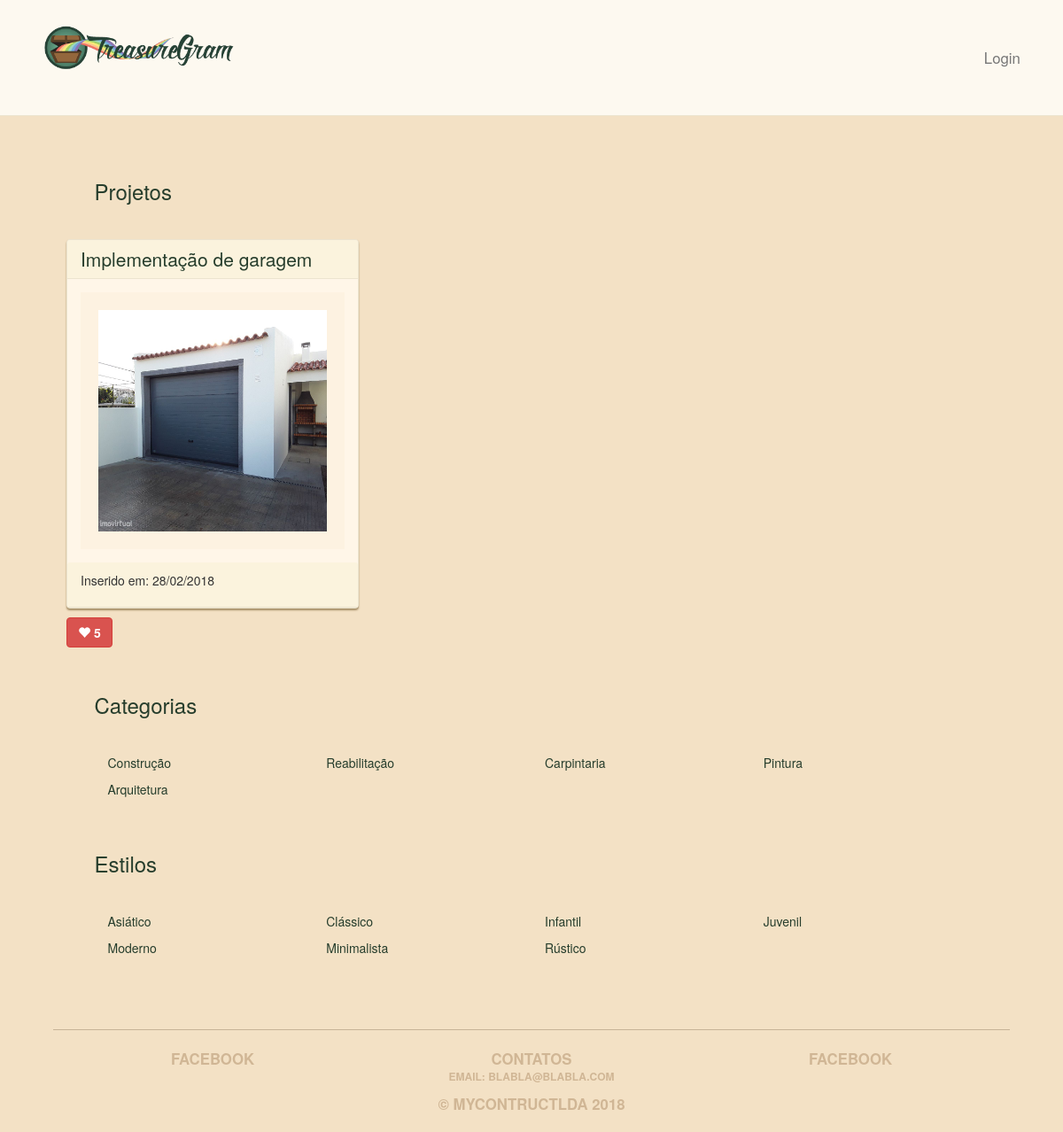
Before: / with the older database file.
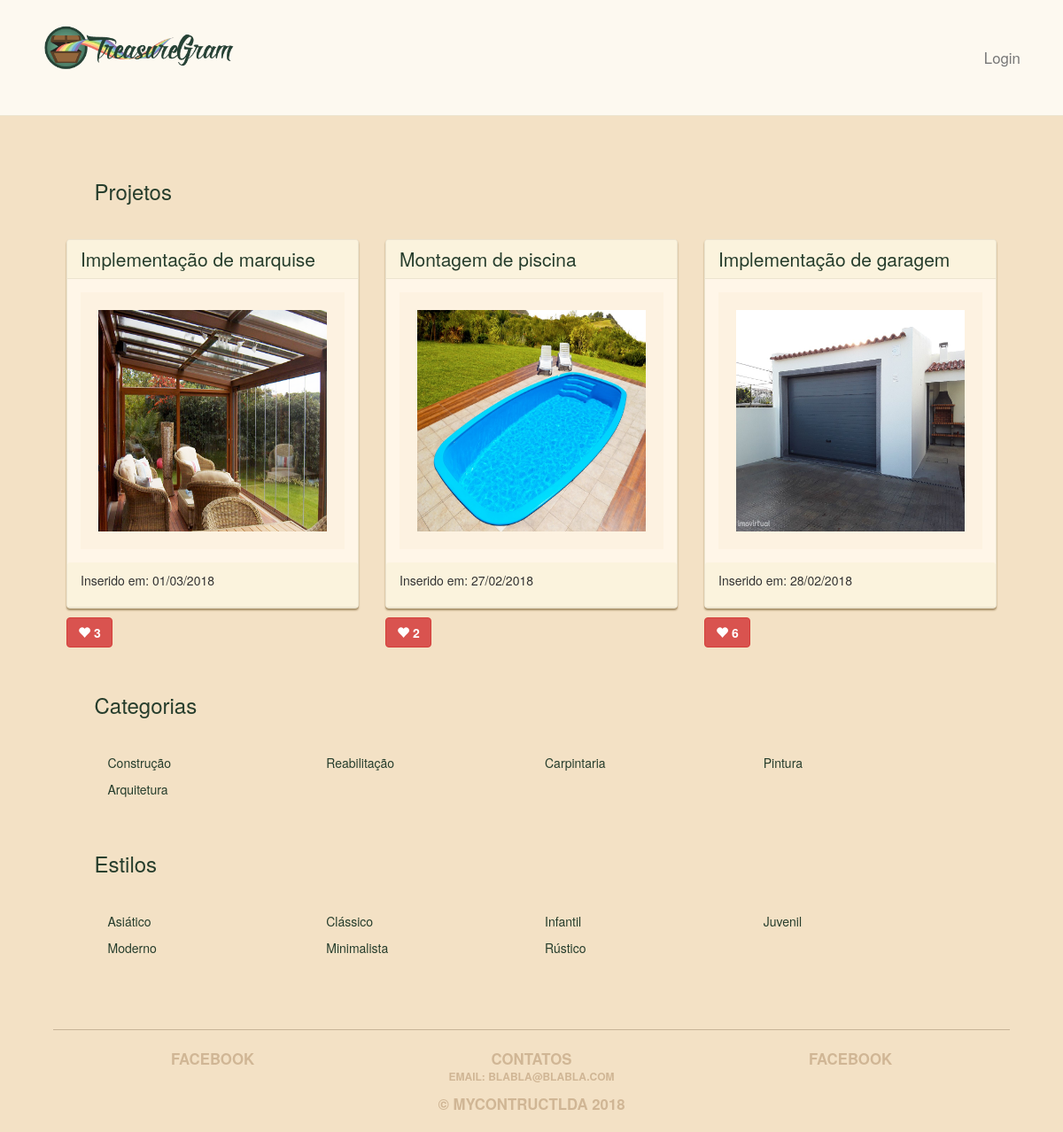
After: the same page with the newer database file.
### main_app/models.py (models this page shows, shortened)
class Projetos(models.Model):
    data_registo = models.CharField(max_length=100)
    distrito = models.CharField(max_length=100)
    titulo = models.CharField(max_length=100)
    descricao = models.CharField(max_length=250)
    divisao = models.ForeignKey('Divisao', on_delete=models.CASCADE)
    estilo = models.ForeignKey('Estilo', on_delete=models.CASCADE)
    imagem = models.ImageField(upload_to='treasure_images', default='media/default.png')
    likes = models.IntegerField(default=0)
    slug = models.SlugField(max_length=100, blank=True)

class Categoria(models.Model):
    categoria = models.CharField(max_length=100)

class Estilo(models.Model):
    estilo = models.CharField(max_length=100)

### main_app/views.py (the view)
# urls.py: 2. Add a URL to urlpatterns:  path('', views.home, name='home')
def home(request):
    treasures = Treasure.objects.all()
    categorias = Categoria.objects.all()
    estilos = Estilo.objects.all();
    projetos = Projetos.objects.all()
    form = TreasureForm()
    return render(request, 'home.html', {'treasures': treasures,'projetos':projetos, 'categorias': categorias,'estilos': estilos,'form':form})

### main_app/templates/home.html
{% extends 'base.html' %}
{% load staticfiles %}
{% block content %}
<div class="row" style="margin:3%">
    <h3>Projetos</h3>
</div>
<div class="row">
    {% for projeto in projetos|dictsort:'data_registo' %}
    <div class="col-md-4">
        <a href="/{{ projeto.slug }}/">
            <div class="treasure panel panel-default">
                <div class="panel-heading">
                    <h2 class="panel-title">{{ projeto.titulo }}</h2>
                </div>
                <div class="panel-body">
                    <div class="treasure-photo">
                        <img src="{{ projeto.imagem.url }}" alt="" height="250px" />
                    </div>
                </div>
                <div class="panel-heading">
                    <p>Inserido em: {{ projeto.data_registo }}</p>
                </div>
            </div>
        </a>
            <button id="likes" data-id="{{projeto.id}}" class="btn btn-mini btn-danger" type="button">
                    <span class="glyphicon glyphicon-heart"></span>{% if projeto.likes > 0 %} {{ projeto.likes }} {% endif %}
            </button>
    </div>
    {% endfor %}
</div>
<div class="row" style="margin:3%">
    <h3>Categorias</h3>
</div>
<div class="row" style="margin:3%">
      {% for categoria in categorias %}
      <div class="col-md-3">
          <p>{{ categoria.categoria }}</p>
      </div>
    {% endfor %}
</div>
<div class="row" style="margin:3%">
    <h3>Estilos</h3>
</div>
<div class="row" style="margin:3%">
      {% for estilo in estilos %}
      <div class="col-md-3">
          <p>{{ estilo.estilo }}</p>
      </div>
    {% endfor %}
</div>
{% endblock %}

### main_app/templates/base.html (shortened to what this page needs)
{% load staticfiles %}
<!DOCTYPE html>
<html>
<head>
	<link href="{% static 'bootstrap.min.css' %}" rel="stylesheet" media="screen">
  <link rel="stylesheet" href="https://maxcdn.bootstrapcdn.com/bootstrap/3.3.7/css/bootstrap.min.css" media="screen">
	<link href="{% static 'style.css' %}" rel="stylesheet" media="screen">
</head>
<body>
  <nav class="navbar navbar-default navbar-static-top text-center" role="navigation">
    <div class="col-md-3" >
      <a href="/"><img src="{% static "images/logo.png" %}" height="90"  ></a>
    </div>
    <div class="col-md-4">
    </div>
    <div class="col-md-5">
    {% if user.is_authenticated %}
        <a class="navbar-text navbar-right" href="{% url 'profile' user.username %}">Benvindo ao MyContructLDA, {{ user.username }}</a>
        <a class="navbar-text navbar-right" href="{% url 'Logout' %}">Logout</a>
    {% else %}
        <a class="navbar-text navbar-right" href="{% url 'Login' %}">Login</a>
    {% endif %}
    </div>
  </nav>
  <main class="container">
    {% block content %}
    {% endblock %}
  </main>
  <footer class="footer container text-center" role="contentinfo">
  <div class="row">
    <div class="col-md-4">
     Facebook
    </div>
    <div class="col-md-4">
     Contatos
     <p style="font-size:12px">Email: blabla@blabla.com</p>
    </div>
    <div class="col-md-4">
     Facebook
    </div>
  </div>
       © MyContructLDA 2018
</footer>
</body>
</html>

### main_app/static/style.css (style rules this page uses)
body { background: #f3e1c5; color: #263d2c; }
.container { max-width: 90%; padding-top: 20px; max-height: 90%; }
.navbar { margin-bottom: 0; padding-bottom: 20px; padding-top: 20px; }
.navbar-default { background: #fdf9f0; border-color: #ece4cf; }
.navbar-right { margin-right: 5%; }
.navbar-text { font-size: 1.2em; color: #263d2c; }
.panel { background: #fff6e8; border-color: #ece4cf; box-shadow: 0 2px 2px #a58d65; }
.panel-default .panel-heading { background: #fbf3dd; border-color: #ece4cf; }
.panel-body { position: relative; }
.panel-title { font-size: 1.5em; color: #263d2c; }
.footer { border-top: 1px solid #c6b397; color: #d0b695; font-weight: bold; font-size: 1.2em; margin-bottom: 20px; margin-top: 40px; padding-top: 20px; text-transform: uppercase; }
.treasure { margin-bottom: 20px; }
.treasure:last-child { margin-bottom: 0; }
.treasure-photo { background: #fdf2e1; float: left; margin-right: 5%; padding: 20px; position: static; text-align: center; width: 100%; }
.treasure-photo img { width: 100%; max-height: 100%; }
.btn { margin-top: 10px; font-weight: bold; font-size: 14px; }

Changed rows visible on the page:
added Projetos: titulo "Implementação de marquise", imagem (picture), data_registo "01/03/2018", likes "3"
added Projetos: titulo "Montagem de piscina", imagem (picture), data_registo "27/02/2018", likes "2"
changed Projetos "Implementação de garagem": likes "5" → "6"
